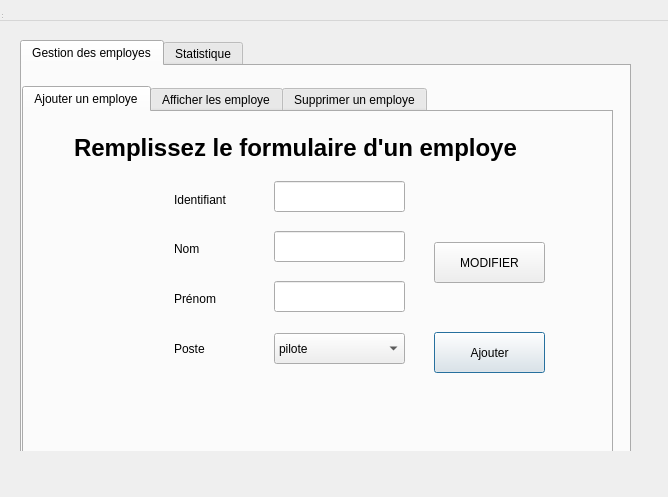
<?xml version="1.0" encoding="UTF-8"?>
<ui version="4.0">
 <class>Moetaz</class>
 <widget class="QDialog" name="Moetaz">
  <property name="enabled">
   <bool>true</bool>
  </property>
  <property name="geometry">
   <rect>
    <x>0</x>
    <y>0</y>
    <width>668</width>
    <height>497</height>
   </rect>
  </property>
  <property name="windowTitle">
   <string>Gestion des étudiants</string>
  </property>
  <widget class="QWidget" name="centralWidget" native="true">
   <property name="geometry">
    <rect>
     <x>0</x>
     <y>0</y>
     <width>651</width>
     <height>451</height>
    </rect>
   </property>
   <widget class="QTabWidget" name="tabWidget_2">
    <property name="geometry">
     <rect>
      <x>20</x>
      <y>40</y>
      <width>611</width>
      <height>431</height>
     </rect>
    </property>
    <property name="currentIndex">
     <number>0</number>
    </property>
    <widget class="QWidget" name="tab_4">
     <attribute name="title">
      <string>Gestion des employes</string>
     </attribute>
     <widget class="QTabWidget" name="tabWidget">
      <property name="geometry">
       <rect>
        <x>0</x>
        <y>20</y>
        <width>591</width>
        <height>371</height>
       </rect>
      </property>
      <property name="currentIndex">
       <number>0</number>
      </property>
      <widget class="QWidget" name="tab">
       <attribute name="title">
        <string>Ajouter un employe</string>
       </attribute>
       <widget class="QLabel" name="label">
        <property name="geometry">
         <rect>
          <x>150</x>
          <y>80</y>
          <width>61</width>
          <height>16</height>
         </rect>
        </property>
        <property name="text">
         <string>Identifiant</string>
        </property>
       </widget>
       <widget class="QLabel" name="label_2">
        <property name="geometry">
         <rect>
          <x>150</x>
          <y>130</y>
          <width>47</width>
          <height>13</height>
         </rect>
        </property>
        <property name="text">
         <string>Nom</string>
        </property>
       </widget>
       <widget class="QLabel" name="label_3">
        <property name="geometry">
         <rect>
          <x>150</x>
          <y>180</y>
          <width>47</width>
          <height>13</height>
         </rect>
        </property>
        <property name="text">
         <string>Prénom</string>
        </property>
       </widget>
       <widget class="QLineEdit" name="lineEdit_id">
        <property name="geometry">
         <rect>
          <x>250</x>
          <y>69</y>
          <width>131</width>
          <height>31</height>
         </rect>
        </property>
       </widget>
       <widget class="QLineEdit" name="lineEdit_nom">
        <property name="geometry">
         <rect>
          <x>250</x>
          <y>119</y>
          <width>131</width>
          <height>31</height>
         </rect>
        </property>
        <property name="text">
         <string/>
        </property>
       </widget>
       <widget class="QLineEdit" name="lineEdit_prenom">
        <property name="geometry">
         <rect>
          <x>250</x>
          <y>169</y>
          <width>131</width>
          <height>31</height>
         </rect>
        </property>
       </widget>
       <widget class="QPushButton" name="pb_ajouter">
        <property name="geometry">
         <rect>
          <x>410</x>
          <y>220</y>
          <width>111</width>
          <height>41</height>
         </rect>
        </property>
        <property name="text">
         <string>Ajouter</string>
        </property>
        <property name="icon">
         <iconset>
          <normaloff>../blue-add-button.jpg</normaloff>../blue-add-button.jpg</iconset>
        </property>
        <property name="iconSize">
         <size>
          <width>40</width>
          <height>40</height>
         </size>
        </property>
       </widget>
       <widget class="QLabel" name="label_5">
        <property name="geometry">
         <rect>
          <x>150</x>
          <y>230</y>
          <width>47</width>
          <height>13</height>
         </rect>
        </property>
        <property name="text">
         <string>Poste</string>
        </property>
       </widget>
       <widget class="QComboBox" name="comboposte">
        <property name="geometry">
         <rect>
          <x>250</x>
          <y>221</y>
          <width>131</width>
          <height>31</height>
         </rect>
        </property>
        <item>
         <property name="text">
          <string>pilote</string>
         </property>
        </item>
        <item>
         <property name="text">
          <string>hotesse</string>
         </property>
        </item>
        <item>
         <property name="text">
          <string>service</string>
         </property>
        </item>
        <item>
         <property name="text">
          <string>garde</string>
         </property>
        </item>
        <item>
         <property name="text">
          <string>acceuil</string>
         </property>
        </item>
       </widget>
       <widget class="QLabel" name="label_20">
        <property name="geometry">
         <rect>
          <x>50</x>
          <y>20</y>
          <width>471</width>
          <height>31</height>
         </rect>
        </property>
        <property name="font">
         <font>
          <pointsize>18</pointsize>
          <weight>75</weight>
          <bold>true</bold>
         </font>
        </property>
        <property name="text">
         <string>Remplissez le formulaire d'un employe</string>
        </property>
       </widget>
       <widget class="QLabel" name="label_7">
        <property name="geometry">
         <rect>
          <x>30</x>
          <y>270</y>
          <width>521</width>
          <height>71</height>
         </rect>
        </property>
        <property name="text">
         <string/>
        </property>
        <property name="pixmap">
         <pixmap>../qtimage.jpg</pixmap>
        </property>
       </widget>
       <widget class="QPushButton" name="pushButton_5">
        <property name="geometry">
         <rect>
          <x>410</x>
          <y>130</y>
          <width>111</width>
          <height>41</height>
         </rect>
        </property>
        <property name="text">
         <string>MODIFIER</string>
        </property>
       </widget>
      </widget>
      <widget class="QWidget" name="tab_2">
       <attribute name="title">
        <string>Afficher les employe</string>
       </attribute>
       <widget class="QTableView" name="tabetudiant">
        <property name="geometry">
         <rect>
          <x>30</x>
          <y>10</y>
          <width>441</width>
          <height>261</height>
         </rect>
        </property>
       </widget>
       <widget class="QPushButton" name="pushButton_2">
        <property name="geometry">
         <rect>
          <x>500</x>
          <y>30</y>
          <width>75</width>
          <height>41</height>
         </rect>
        </property>
        <property name="text">
         <string>TRIER</string>
        </property>
        <property name="icon">
         <iconset>
          <normalon>../trie.jpg</normalon>
         </iconset>
        </property>
        <property name="iconSize">
         <size>
          <width>35</width>
          <height>35</height>
         </size>
        </property>
       </widget>
       <widget class="QPushButton" name="pushButton_3">
        <property name="geometry">
         <rect>
          <x>30</x>
          <y>310</y>
          <width>111</width>
          <height>31</height>
         </rect>
        </property>
        <property name="text">
         <string>RECHERCHER</string>
        </property>
        <property name="icon">
         <iconset>
          <normaloff>../bundle-icon-search-blue-search-button.jpg</normaloff>../bundle-icon-search-blue-search-button.jpg</iconset>
        </property>
        <property name="iconSize">
         <size>
          <width>30</width>
          <height>25</height>
         </size>
        </property>
       </widget>
       <widget class="QLineEdit" name="lineEdit_ch">
        <property name="geometry">
         <rect>
          <x>30</x>
          <y>280</y>
          <width>113</width>
          <height>21</height>
         </rect>
        </property>
       </widget>
       <widget class="QPushButton" name="pushButton_4">
        <property name="geometry">
         <rect>
          <x>500</x>
          <y>222</y>
          <width>75</width>
          <height>41</height>
         </rect>
        </property>
        <property name="text">
         <string>PDF</string>
        </property>
        <property name="icon">
         <iconset>
          <normalon>../pdfffffffffffffff.jpg</normalon>
         </iconset>
        </property>
        <property name="iconSize">
         <size>
          <width>40</width>
          <height>35</height>
         </size>
        </property>
       </widget>
       <widget class="QLabel" name="label_6">
        <property name="geometry">
         <rect>
          <x>10</x>
          <y>283</y>
          <width>47</width>
          <height>20</height>
         </rect>
        </property>
        <property name="text">
         <string>ID :</string>
        </property>
       </widget>
       <widget class="QLabel" name="label_8">
        <property name="geometry">
         <rect>
          <x>150</x>
          <y>280</y>
          <width>431</width>
          <height>51</height>
         </rect>
        </property>
        <property name="text">
         <string/>
        </property>
        <property name="pixmap">
         <pixmap>../qtimage.jpg</pixmap>
        </property>
       </widget>
      </widget>
      <widget class="QWidget" name="tab_3">
       <attribute name="title">
        <string>Supprimer un employe</string>
       </attribute>
       <widget class="QLineEdit" name="lineEdit_id_2">
        <property name="geometry">
         <rect>
          <x>220</x>
          <y>139</y>
          <width>151</width>
          <height>41</height>
         </rect>
        </property>
       </widget>
       <widget class="QLabel" name="label_4">
        <property name="geometry">
         <rect>
          <x>100</x>
          <y>150</y>
          <width>61</width>
          <height>16</height>
         </rect>
        </property>
        <property name="text">
         <string>Identifiant</string>
        </property>
       </widget>
       <widget class="QPushButton" name="pb_supprimer">
        <property name="geometry">
         <rect>
          <x>400</x>
          <y>140</y>
          <width>91</width>
          <height>41</height>
         </rect>
        </property>
        <property name="text">
         <string>Supprimer</string>
        </property>
        <property name="icon">
         <iconset>
          <normalon>../delete.jpg</normalon>
         </iconset>
        </property>
        <property name="iconSize">
         <size>
          <width>45</width>
          <height>35</height>
         </size>
        </property>
       </widget>
       <widget class="QLabel" name="label_21">
        <property name="geometry">
         <rect>
          <x>70</x>
          <y>60</y>
          <width>421</width>
          <height>31</height>
         </rect>
        </property>
        <property name="font">
         <font>
          <pointsize>18</pointsize>
          <weight>75</weight>
          <bold>true</bold>
         </font>
        </property>
        <property name="text">
         <string>Supprimez un employe par son ID</string>
        </property>
       </widget>
       <widget class="QLabel" name="label_9">
        <property name="geometry">
         <rect>
          <x>30</x>
          <y>230</y>
          <width>721</width>
          <height>101</height>
         </rect>
        </property>
        <property name="text">
         <string/>
        </property>
        <property name="pixmap">
         <pixmap>../qtimage.jpg</pixmap>
        </property>
       </widget>
      </widget>
     </widget>
    </widget>
    <widget class="QWidget" name="tab_5">
     <attribute name="title">
      <string>Statistique</string>
     </attribute>
     <widget class="QCustomPlot" name="CustomPlot" native="true">
      <property name="geometry">
       <rect>
        <x>30</x>
        <y>50</y>
        <width>531</width>
        <height>321</height>
       </rect>
      </property>
     </widget>
     <widget class="QPushButton" name="pushButton">
      <property name="geometry">
       <rect>
        <x>240</x>
        <y>0</y>
        <width>141</width>
        <height>41</height>
       </rect>
      </property>
      <property name="text">
       <string>AFFICHER</string>
      </property>
      <property name="icon">
       <iconset>
        <normalon>../statt.jpg</normalon>
       </iconset>
      </property>
      <property name="iconSize">
       <size>
        <width>45</width>
        <height>35</height>
       </size>
      </property>
     </widget>
    </widget>
   </widget>
  </widget>
  <widget class="QMenuBar" name="menuBar">
   <property name="geometry">
    <rect>
     <x>0</x>
     <y>0</y>
     <width>668</width>
     <height>21</height>
    </rect>
   </property>
  </widget>
  <widget class="QToolBar" name="mainToolBar">
   <property name="geometry">
    <rect>
     <x>0</x>
     <y>0</y>
     <width>4</width>
     <height>12</height>
    </rect>
   </property>
  </widget>
  <widget class="QStatusBar" name="statusBar">
   <property name="geometry">
    <rect>
     <x>0</x>
     <y>0</y>
     <width>3</width>
     <height>20</height>
    </rect>
   </property>
  </widget>
 </widget>
 <layoutdefault spacing="6" margin="11"/>
 <customwidgets>
  <customwidget>
   <class>QCustomPlot</class>
   <extends>QWidget</extends>
   <header location="global">qcustomplot.h</header>
   <container>1</container>
  </customwidget>
 </customwidgets>
 <resources/>
 <connections/>
</ui>
